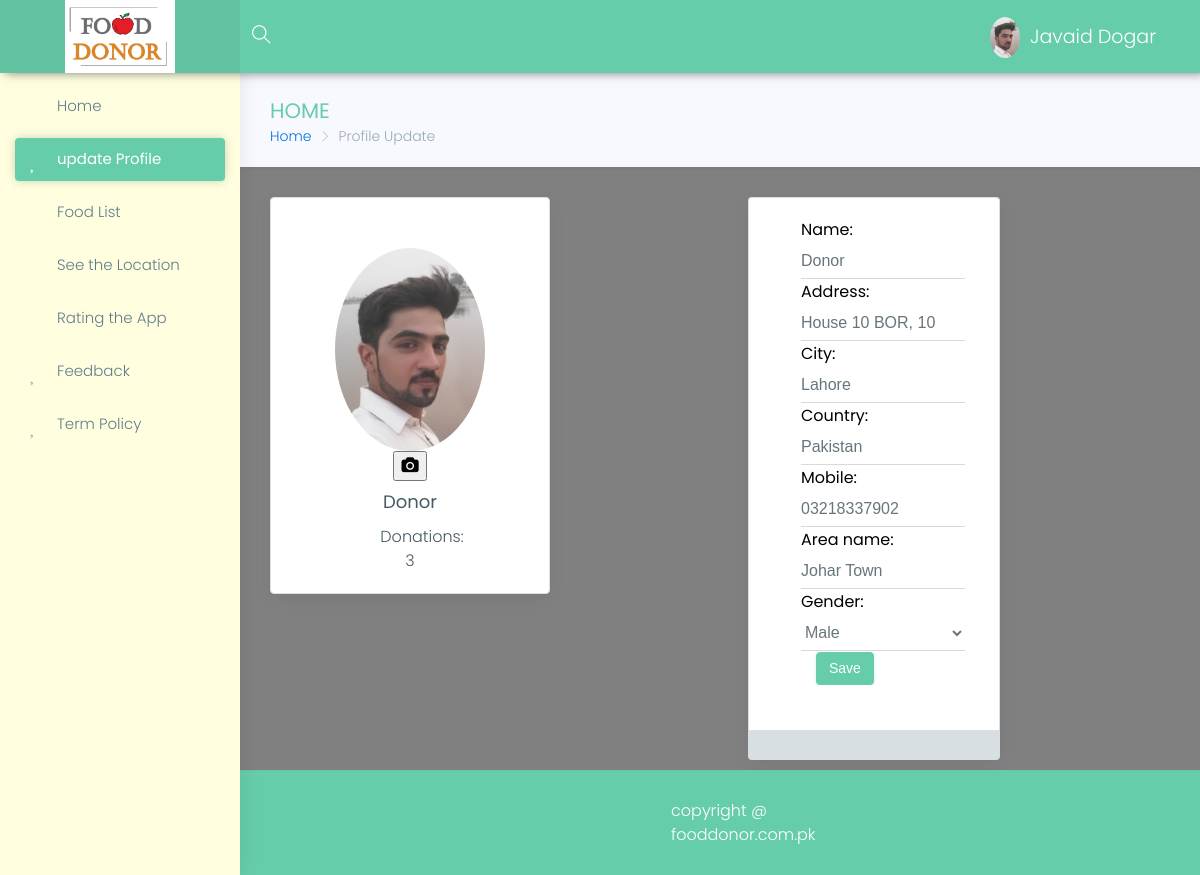
The page /donor/profile (signed in) on the database its author committed.
### donor/models.py (models this page shows, shortened)
class Donor(models.Model):
    user = models.OneToOneField(User, on_delete=models.CASCADE, primary_key=True)
    name = models.CharField(max_length=100, blank=False, null=False)
    role = models.CharField(default='Donor',blank=False,max_length=10)
    address = models.CharField(max_length=100, blank=False, null=False)
    mobile = models.CharField(max_length=15, blank=False)
    area_name=models.CharField(help_text='Johar Town, Faisal Town',max_length=30)
    image=models.ImageField(blank=True)
    gender=models.CharField(max_length=6,blank=True,null=True,choices=gender)
    city=models.CharField(max_length=20,blank=True,null=True)
    country=models.CharField(max_length=20,blank=True,null=True)

### donor/views.py (the view)
@login_required
def profile(request):
    donor = Donor.objects.get(user=request.user)
    donations=Food.objects.filter(donor=donor).__len__()
    msg=""
    form=ProfileForm(instance=donor)
    if request.method=="POST":
        form=ProfileForm(request.POST,instance=donor)
        if form.is_valid():
            form.save()
            msg="Profile Updated Successfully"
    return  render(request,'donor/profile.html',{'form':form,'msg':msg,'donations':donations,'name':donor.name})

### donor/forms.py
class ProfileForm(ModelForm):
    class Meta:
        model=Donor
        fields=(
            "name",
            "address",
            'city',
            'country',
            "mobile",
            "area_name",
            'gender'
        )

### templates/donor/profile.html (shortened to what this page needs)
{% extends 'panel-base.html' %}
{% load static %}
{% block sidebar %}
            {% include 'donor/sidebar.html' %}
        {% endblock %}
{% block bradcrump %}
    <div class="row page-titles">
                    <div class="col-md-5 col-8 align-self-center">
                        <h3 class="text-themecolor">HOME</h3>
                        <ol class="breadcrumb">
                            <li class="breadcrumb-item"><a href="{% url 'donor-index' %}">Home</a></li>
                            <li class="breadcrumb-item active">Profile Update</li>
                        </ol>
                    </div>
                </div>
{% endblock %}
{% block main %}
 <div class="row">
                    <div class="col-lg-4 col-xlg-3 col-md-5">
                        <div class="card">
                            <div class="card-block">
                                <center class="m-t-30"> <img src="{% static 'Panel/assets/images/users/Capture.PNG' %}" class="img-circle" width="150" />
                                    <center><button><i class="fa fa-camera"></i></button></center>
                                    <h4 class="card-title m-t-10">{{ name }}</h4>
                                    <div class="row text-center justify-content-md-center">
                                        <div class="col-4"><a href="javascript:void(0)" class="link">Donations: {{ donations }}</a></div>
                                    </div>
                                </center>
                            </div>
                        </div>
                    </div>
                    <div class="col-lg-8 col-xlg-9 col-md-7">
                        <div class="card" style="left: 168px;
                          margin-right: 338px;
                          border-bottom-width: 30px; background-color: white;">
                            <div class="card-block" style="margin-left: 32px;
                              padding-right: 34px; color: black;">
                                <form method="post" class="form-horizontal form-material">
                                   {% include 'form.html' %}
                                    <div class="form-group">
                                        <div class="col-sm-12">
                                            <button class="btn btn-success">Save</button>
                                        </div>
                                    </div>
                                </form>
                            </div>
                        </div>
                    </div>
                </div>
{% endblock %}

### templates/form.html (shortened to what this page needs)
{% for field in form %}
        {{ field.label_tag }}
        {{ field }}
{% endfor %}

### home/static/Panel/lite/css/colors/blue.css (style rules this page uses)
.text-themecolor { color: #66CDAA !important; }

### rows shown on the page
Donor: name "Donor", form "Donor" "House 10 BOR, 10" "Lahore" "Pakistan" "03218337902" "Johar Town" "Male"

### other values the page prints
{{ donations }} "3"
{{ field.label_tag }} "Name:" "Address:" "City:" "Country:" "Mobile:" "Area name:" "Gender:"
